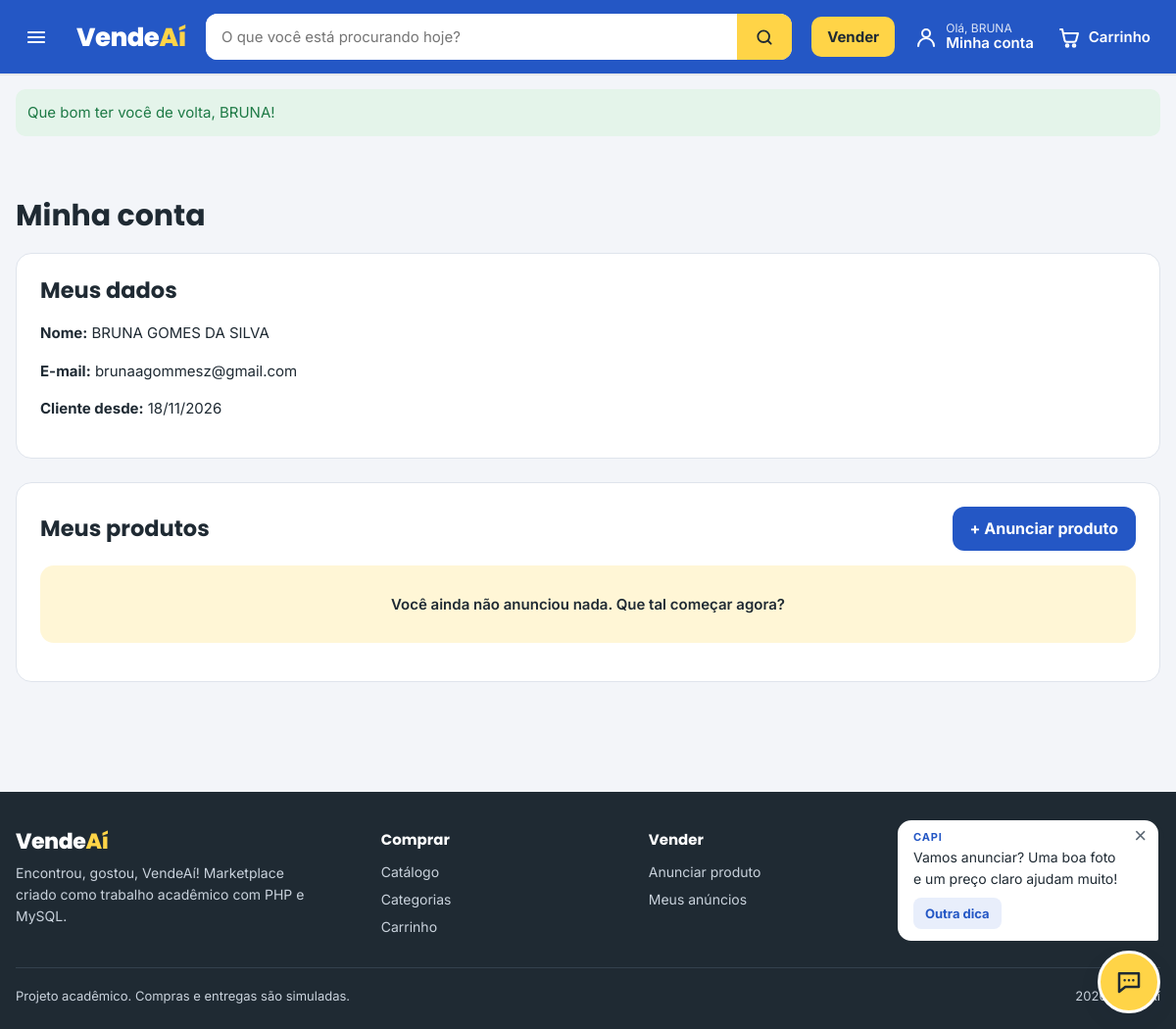
The app's page /pages/minha-conta.php (signed in) with its own data.
### tables this page shows
CREATE TABLE `usuarios` (
  `id` int(10) UNSIGNED NOT NULL,
  `nome` varchar(100) NOT NULL,
  `email` varchar(150) NOT NULL,
  `senha_hash` varchar(255) NOT NULL,
  `data_cadastro` timestamp NULL DEFAULT current_timestamp()
);

### includes/functions.php (called while the page is built, shortened)
<?php
function e(?string $texto): string
{
    return htmlspecialchars($texto ?? '', ENT_QUOTES, 'UTF-8');
}
function url(string $caminho = ''): string
{
    return BASE_URL . '/' . ltrim($caminho, '/');
}

### pages/minha-conta.php (the view, shortened to what this page needs)
<?php
require_once __DIR__ . '/../config/database.php';
require_once __DIR__ . '/../includes/functions.php';
$usuarioId = (int) $_SESSION['usuario_id'];
$usuario = null;
$meusProdutos = [];
try {
    $stmt = $pdo->prepare('SELECT nome, email, data_cadastro FROM usuarios WHERE id = :id');
    $stmt->execute(['id' => $usuarioId]);
    $usuario = $stmt->fetch();
    $stmt = $pdo->prepare(
        'SELECT p.id, p.nome, p.preco, p.estoque, p.ativo, p.imagem, c.nome AS categoria_nome
           FROM produtos p
      LEFT JOIN categorias c ON c.id = p.categoria_id
          WHERE p.vendedor_id = :v
       ORDER BY p.data_cadastro DESC, p.id DESC'
    );
    $stmt->execute(['v' => $usuarioId]);
    $meusProdutos = $stmt->fetchAll();
} catch (PDOException $e) {
    error_log($e->getMessage());
    flash('erro', 'Não foi possível carregar sua conta agora.');
}
include __DIR__ . '/../includes/header.php';
?>
<main class="conteudo">
    <h1>Minha conta</h1>
    <section class="painel">
        <h2>Meus dados</h2>
        <p><strong>Nome:</strong> <?= e($usuario['nome']) ?></p>
        <p><strong>E-mail:</strong> <?= e($usuario['email']) ?></p>
        <p><strong>Cliente desde:</strong> <?= e(date('d/m/Y', strtotime($usuario['data_cadastro']))) ?></p>
    </section>
    <section class="painel">
        <div class="painel-topo">
            <h2>Meus produtos</h2>
            <a class="btn" href="<?= url('pages/produto-form.php') ?>">+ Anunciar produto</a>
        </div>
        <?php if (!$meusProdutos): ?>
            <p class="vazio">Você ainda não anunciou nada. Que tal começar agora?</p>
        <?php endif; ?>
    </section>
</main>
<?php include __DIR__ . '/../includes/footer.php'; ?>

### assets/css/style.css (style rules this page uses)
:root { --azul: #2457C5; --azul-escuro: #1A3F94; --azul-suave: #E8EEFB; --amarelo: #FFD447; --amarelo-escuro: #F5C524; --amarelo-suave: #FFF6D6; --grafite: #1F2A33; --texto-2: #5B6773; --fundo: #F3F5F9; --branco: #FFFFFF; --borda: #DFE4EC; --verde: #1E7A46; --verde-suave: #E4F4EA; --vermelho: #B42318; --vermelho-suave: #FCE8E6; --sombra: 0 1px 2px rgba(20, 35, 60, 0.06), 0 8px 24px rgba(20, 35, 60, 0.06); --fonte-titulo: Poppins, "Segoe UI", Arial, sans-serif; --fonte-corpo: Inter, "Segoe UI", Arial, sans-serif; --amarelo-claro: var(--amarelo-suave); }
* { box-sizing: border-box; }
body { margin: 0; font-family: var(--fonte-corpo); font-size: 15px; background: var(--fundo); color: var(--grafite); line-height: 1.55; }
h1, h2, h3, .logo { font-family: var(--fonte-titulo); }
h1, h2, h3 { color: var(--grafite); line-height: 1.2; }
a { color: var(--azul); }
main.conteudo { max-width: 1200px; margin: 0 auto; padding: 28px 16px 64px; }
.painel { background: var(--branco); border: 1px solid var(--borda); border-radius: 16px; padding: 24px; }
.btn { display: inline-flex; align-items: center; justify-content: center; gap: 8px; padding: 13px 22px; border: 0; border-radius: 12px; background: var(--azul); color: #fff; font: inherit; font-size: 16px; font-weight: 700; text-decoration: none; text-align: center; cursor: pointer; transition: background-color 0.15s, transform 0.15s; }
.vazio { padding: 28px; text-align: center; background: var(--amarelo-suave); border-radius: 14px; font-weight: 600; }
main.conteudo > .painel { margin-bottom: 24px; }
.painel h2 { margin-top: 0; }
.painel-topo { display: flex; justify-content: space-between; align-items: center; gap: 12px; flex-wrap: wrap; margin-bottom: 12px; }
.painel-topo h2 { margin: 0; }
.painel-topo .btn { padding: 10px 18px; }

### records on screen
usuarios: nome "BRUNA GOMES DA SILVA", email "brunaagommesz@gmail.com", data_cadastro "18/11/2026"

### other values on screen
$primeiroNome "BRUNA"
$flash['texto'] "Que bom ter você de volta, BRUNA!"
